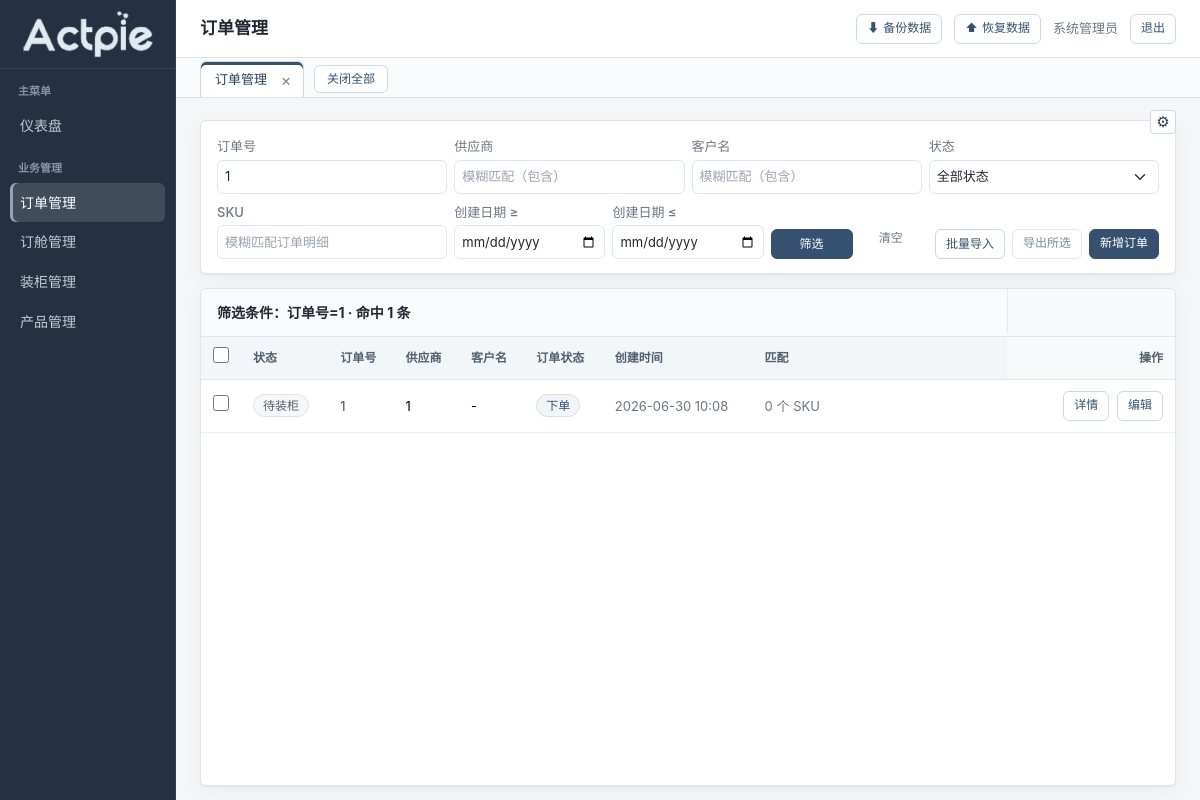
Screenshot of /orders/?order_no=1 (signed in) with the database file from the repository.
### models.py (models this page shows)
class User(UserMixin, db.Model):
    __tablename__ = "users"
    id = db.Column(db.Integer, primary_key=True)
    username = db.Column(db.String(50), unique=True, nullable=False, index=True)
    password_hash = db.Column(db.String(256), nullable=False)
    display_name = db.Column(db.String(50))
    role = db.Column(db.String(10), default="user")  # admin / user
    created_at = db.Column(db.DateTime, default=lambda: datetime.now(timezone.utc))

class Order(db.Model):
    __tablename__ = "orders"
    id = db.Column(db.Integer, primary_key=True)
    order_no = db.Column(db.String(50), unique=True, nullable=False, index=True)
    supplier_name = db.Column(db.String(100), nullable=False)
    custom_name = db.Column(db.String(200))
    status = db.Column(db.String(20), default="下单")  # 下单/生产中/生产完成/订舱中/已订舱/装柜完成/已取消
    remarks = db.Column(db.Text)
    created_at = db.Column(db.DateTime, default=lambda: datetime.now(timezone.utc))
    updated_at = db.Column(db.DateTime, default=lambda: datetime.now(timezone.utc),
                           onupdate=lambda: datetime.now(timezone.utc))
    production_tasks = db.relationship(
        "ProductionTask", backref="order", lazy="dynamic",
        cascade="all, delete-orphan"
    )
    booking_records = db.relationship(
        "BookingRecord", backref="order", lazy="dynamic",
        cascade="all, delete-orphan"
    )
    container_records = db.relationship(
        "ContainerRecord", backref="order", lazy="dynamic",
        cascade="all, delete-orphan"
    )
    items = db.relationship(
        "OrderItem", backref="order", lazy="select",
        cascade="all, delete-orphan"
    )

### routes/orders.py (the view, shortened to what this page needs)
@orders_bp.route("/")
@login_required
def list_orders():
    page = request.args.get("page", 1, type=int)
    per_page = request.args.get("per_page", ITEMS_PER_PAGE, type=int)
    if per_page not in (20, 50, 100, 200):
        per_page = ITEMS_PER_PAGE
    query, summary_parts, any_filter = _build_orders_query(request.args)
    query = query.order_by(Order.created_at.desc())
    order_no = (request.args.get("order_no") or "").strip()
    supplier = (request.args.get("supplier") or "").strip()
    custom_name = (request.args.get("custom_name") or "").strip()
    current_status = (request.args.get("status") or "").strip()
    sku = (request.args.get("sku") or "").strip()
    created_start = (request.args.get("created_start") or "").strip()
    created_end = (request.args.get("created_end") or "").strip()
    legacy_keyword = (request.args.get("keyword") or "").strip()
    orders = []
    pagination = None
    pending_orders = []
    unified_records = []
    unified_search_results = []
    filter_summary = ""
    if any_filter:
        all_orders = query.all()
        oids = [o.id for o in all_orders]
        containerized_ids = set()
        if oids:
            for (oid,) in db.session.query(ContainerRecord.order_id).filter(
                ContainerRecord.order_id.in_(oids)
            ).distinct().all():
                containerized_ids.add(oid)
        sku_count = {}
        if sku and oids:
            for it in OrderItem.query.filter(
                OrderItem.order_id.in_(oids),
                OrderItem.sku.ilike(f"%{sku}%")
            ).all():
                sku_count[it.order_id] = sku_count.get(it.order_id, 0) + 1
        for o in all_orders:
            unified_search_results.append({
                "order": o,
                "containerized": o.id in containerized_ids,
                "matched_count": sku_count.get(o.id, 0) if sku else 0,
            })
        unified_search_results.sort(key=lambda r: (0 if not r["containerized"] else 1, -r["order"].id))
        filter_summary = " · ".join(summary_parts)
    return render_template(
        "orders/list.html", active_menu="orders",
        orders=orders,
        pagination=pagination,
        status_options=ORDER_STATUS_OPTIONS,
        current_status=current_status,
        keyword=legacy_keyword,
        order_no_query=order_no,
        supplier_query=supplier,
        custom_name_query=custom_name,
        sku_query=sku,
        created_start=created_start,
        created_end=created_end,
        any_filter=any_filter,
        filter_summary=filter_summary,
        unified_records=unified_records,
        unified_search_results=unified_search_results,
        pending_orders=pending_orders,
        per_page=per_page,
    )

### templates/orders/list.html (shortened to what this page needs)
{% extends "base.html" %}
{% block page_title %}订单管理{% endblock %}
{% block content %}
<button type="button" class="orders-column-config-btn orders-column-config-floating" data-column-config title="列配置" aria-label="列配置">⚙</button>
<div class="list-freeze-page">
<div class="card mb-3 sku-search-box">
  <div class="card-body py-3">
    <form method="GET" action="{{ url_for('orders.list_orders') }}">
      <div class="row g-2 align-items-end">
        <div class="col-md-3">
          <label class="form-label small text-muted mb-1">订单号</label>
          <input type="text" name="order_no" class="form-control form-control-sm"
                 value="{{ order_no_query or '' }}" placeholder="精确匹配">
        </div>
        <div class="col-md-3">
          <label class="form-label small text-muted mb-1">供应商</label>
          <input type="text" name="supplier" class="form-control form-control-sm"
                 value="{{ supplier_query or '' }}" placeholder="模糊匹配（包含）">
        </div>
        <div class="col-md-3">
          <label class="form-label small text-muted mb-1">客户名</label>
          <input type="text" name="custom_name" class="form-control form-control-sm"
                 value="{{ custom_name_query or '' }}" placeholder="模糊匹配（包含）">
        </div>
        <div class="col-md-3">
          <label class="form-label small text-muted mb-1">状态</label>
          <select name="status" class="form-select form-select-sm">
            <option value="">全部状态</option>
          </select>
        </div>
        <div class="col-md-3">
          <label class="form-label small text-muted mb-1">SKU</label>
          <input type="text" name="sku" class="form-control form-control-sm"
                 value="{{ sku_query or '' }}" placeholder="模糊匹配订单明细">
        </div>
        <div class="col-md-2">
          <label class="form-label small text-muted mb-1">创建日期 ≥</label>
          <input type="date" name="created_start" class="form-control form-control-sm"
                 value="{{ created_start or '' }}">
        </div>
        <div class="col-md-2">
          <label class="form-label small text-muted mb-1">创建日期 ≤</label>
          <input type="date" name="created_end" class="form-control form-control-sm"
                 value="{{ created_end or '' }}">
        </div>
        <div class="col-md-2 d-flex gap-2">
          <button type="submit" class="btn btn-secondary btn-sm flex-fill">筛选</button>
          {% if any_filter %}
            <a href="{{ url_for('orders.list_orders') }}" class="btn btn-link btn-sm text-muted flex-fill p-0">清空</a>
          {% endif %}
        </div>
        <div class="col-md-3 d-flex gap-2 flex-wrap justify-content-end ms-auto">
          <button type="button" class="btn btn-outline-secondary btn-sm" onclick="document.getElementById('batchImportModal').classList.add('show');document.body.classList.add('modal-open');">批量导入</button>
          <a id="btnExportSelected" href="javascript:void(0);" onclick="exportSelectedOrders();" class="btn btn-outline-secondary btn-sm disabled" aria-disabled="true">导出所选</a>
          <a href="{{ url_for('orders.new_order') }}" class="btn btn-secondary btn-sm">新增订单</a>
        </div>
      </div>
    </form>
  </div>
</div>
{% if any_filter %}
<div class="card mb-3 sku-result-card list-freeze-card orders-table-panel">
  <div class="card-header d-flex justify-content-between align-items-center">
    <span>筛选条件：{{ filter_summary or '无' }} · 命中 {{ unified_search_results|length }} 条</span>
  </div>
  <div class="orders-table-scroll">
    <table class="table table-hover mb-0 orders-table">
      <thead>
        <tr>
          <th style="width:32px;"><input type="checkbox" class="chk-ord-select-all"></th>
          <th data-col="record_state">状态</th>
          <th data-col="order_no">订单号</th>
          <th data-col="supplier">供应商</th>
          <th data-col="custom_name">客户名</th>
          <th data-col="order_status">订单状态</th>
          <th data-col="created_at">创建时间</th>
          <th data-col="matched_count">匹配</th>
          <th class="orders-actions-spacer" aria-hidden="true"></th>
          <th class="actions">操作</th>
        </tr>
      </thead>
      <tbody>
        {% if unified_search_results %}
          {% for r in unified_search_results %}
          {% set o = r.order %}
          <tr {% if not r.containerized %}class="row-pending"{% endif %} data-type="order">
            <td><input type="checkbox" class="chk-ord" data-id="{{ o.id }}" value="{{ o.id }}"></td>
            <td data-col="record_state">
              {% if r.containerized %}
              <span class="badge bg-light text-dark border">已装柜</span>
              {% else %}
              <span class="badge bg-light text-secondary border">待装柜</span>
              {% endif %}
            </td>
            <td data-col="order_no"><a href="{{ url_for('orders.order_detail', id=o.id) }}">{{ o.order_no }}</a></td>
            <td data-col="supplier">{{ o.supplier_name }}</td>
            <td data-col="custom_name">{{ o.custom_name or '-' }}</td>
            <td data-col="order_status"><span class="badge badge-status status-{{ o.status }}">{{ o.status }}</span></td>
            <td data-col="created_at" class="text-muted">{{ o.created_at.strftime('%Y-%m-%d %H:%M') if o.created_at else '' }}</td>
            <td data-col="matched_count"><span class="text-muted">{{ r.matched_count }} 个 SKU</span></td>
            <td class="orders-actions-spacer" aria-hidden="true"></td>
            <td class="actions">
              <a href="{{ url_for('orders.order_detail', id=o.id) }}" class="btn btn-sm btn-outline-secondary">详情</a>
              <a href="{{ url_for('orders.edit_order', id=o.id) }}" class="btn btn-sm btn-outline-secondary">编辑</a>
            </td>
          </tr>
          {% endfor %}
        {% else %}
        <tr><td colspan="16">
          <div class="text-center text-muted py-4">没有订单匹配当前筛选条件</div>
        </td></tr>
        {% endif %}
      </tbody>
    </table>
  </div>
</div>
{% endif %}
</div>
{% endblock %}

### templates/base.html (shortened to what this page needs)
<!DOCTYPE html>
<html lang="zh-CN">
<head>
  <link href="https://cdn.jsdelivr.net/npm/bootstrap@5.3.3/dist/css/bootstrap.min.css" rel="stylesheet">
  <link rel="stylesheet" href="{{ url_for('static', filename='css/style.css') }}">
</head>
<body>
  <aside class="sidebar" id="sidebar">
    <div class="sidebar-brand">
      <img class="brand-logo" src="{{ url_for('static', filename='img/actpie-logo-cutout.png') }}" alt="Actpie">
    </div>
    <div class="sidebar-section">主菜单</div>
    <ul class="sidebar-nav">
      <li><a href="{{ url_for('index') }}" class="{% if active_menu == 'dashboard' %}active{% endif %}">
        <span class="nav-icon">&#9632;</span> 仪表盘
      </a></li>
    </ul>
    <div class="sidebar-section">业务管理</div>
    <ul class="sidebar-nav">
      <li><a href="{{ url_for('orders.list_orders') }}" class="{% if active_menu == 'orders' %}active{% endif %}">
        <span class="nav-icon">&#9632;</span> 订单管理
      </a></li>
      <li><a href="{{ url_for('booking.list_booking') }}" class="{% if active_menu == 'booking' %}active{% endif %}">
        <span class="nav-icon">&#9632;</span> 订舱管理
      </a></li>
      <li><a href="{{ url_for('container.list_container') }}" class="{% if active_menu == 'container' %}active{% endif %}">
        <span class="nav-icon">&#9632;</span> 装柜管理
      </a></li>
      <li><a href="{{ url_for('sku.list_sku') }}" class="{% if active_menu == 'sku' %}active{% endif %}">
        <span class="nav-icon">&#9632;</span> 产品管理
      </a></li>
    </ul>
  </aside>
  <div class="main-wrapper">
    <nav class="topbar">
      <div class="d-flex align-items-center gap-3">
        <span class="page-title">{% block page_title %}仪表盘{% endblock %}</span>
      </div>
      <div class="user-menu">
        {% if current_user.is_authenticated %}
          {% if current_user.role == 'admin' %}
            <a href="{{ url_for('admin.backup_database') }}" class="btn btn-outline-primary btn-sm" title="下载当前数据库完整备份（database.db）">
              <span style="margin-right:4px;">⬇</span>备份数据
            </a>
            <button type="button" class="btn btn-outline-danger btn-sm" id="btnRestoreData" title="上传 .db 文件覆盖当前数据，操作前会自动备份">
              <span style="margin-right:4px;">⬆</span>恢复数据
            </button>
          {% endif %}
          <span class="text-muted">{{ current_user.display_name or current_user.username }}</span>
          <a href="{{ url_for('auth.logout') }}" class="btn btn-outline-secondary btn-sm">退出</a>
        {% else %}
          <a href="{{ url_for('auth.login') }}" class="btn btn-primary btn-sm">登录</a>
        {% endif %}
      </div>
    </nav>
    {% if current_user.is_authenticated %}
    <div
      class="subpage-tabs"
      id="subpageTabs"
      aria-label="已打开页面"
      data-active-menu="{{ active_menu or '' }}"
      data-dashboard-url="{{ url_for('index') }}"
      data-orders-url="{{ url_for('orders.list_orders') }}"
      data-booking-url="{{ url_for('booking.list_booking') }}"
      data-container-url="{{ url_for('container.list_container') }}"
      data-sku-url="{{ url_for('sku.list_sku') }}"
    ></div>
    {% endif %}
    <div class="page-content">
      {% block content %}{% endblock %}
    </div>
  </div>
</body>
</html>

### templates/orders/list.html (style rules this page uses)
.orders-table-scroll { overflow-x: auto; }
.orders-table { min-width: 880px; }
.orders-table th, .orders-table td { white-space: nowrap; vertical-align: middle; }
.orders-table .actions { position: sticky; right: 0; z-index: 20; width: 168px; min-width: 168px; max-width: 168px; text-align: right; background: #fff !important; box-shadow: -10px 0 14px rgba(44, 62, 80, 0.08); }
.orders-table .actions::before { content: ""; position: absolute; top: 0; bottom: 0; left: -1px; width: 1px; background: inherit; pointer-events: none; }
.orders-table thead .actions { z-index: 40; background: #f8f9fa !important; text-align: right; }
.orders-table thead .actions { background: transparent; text-align: right; }
.orders-actions-spacer { width: 168px; min-width: 168px; padding: 0 !important; color: transparent; }
.orders-table-panel { position: relative; isolation: isolate; }
.orders-table-panel .orders-table-scroll { position: relative; z-index: 1; }
.orders-column-config-btn { width: 26px; height: 24px; border: 1px solid #cfd8e3; background: #fff; color: #2c3e50; border-radius: 4px; padding: 0; font-size: 15px; line-height: 22px; text-align: center; }
.orders-column-config-floating { position: fixed !important; top: 110px !important; right: 24px !important; z-index: 1050 !important; }
a.disabled, a[aria-disabled="true"] { pointer-events: none; opacity: 0.55; }
.chk-ord, .chk-ord-select-all { width: 16px; height: 16px; cursor: pointer; accent-color: #2c3e50; }
tr.row-pending { background: #f8f9fa; }

### rows the page displays
User: display_name "系统管理员"
Order: order_no "1", supplier_name "1", custom_name "-", status "下单", created_at "2026-06-30 10:08"

### other values shown
{{ filter_summary or '无' }} "订单号=1"
{{ unified_search_results|length }} "1"
{{ r.matched_count }} "0"
